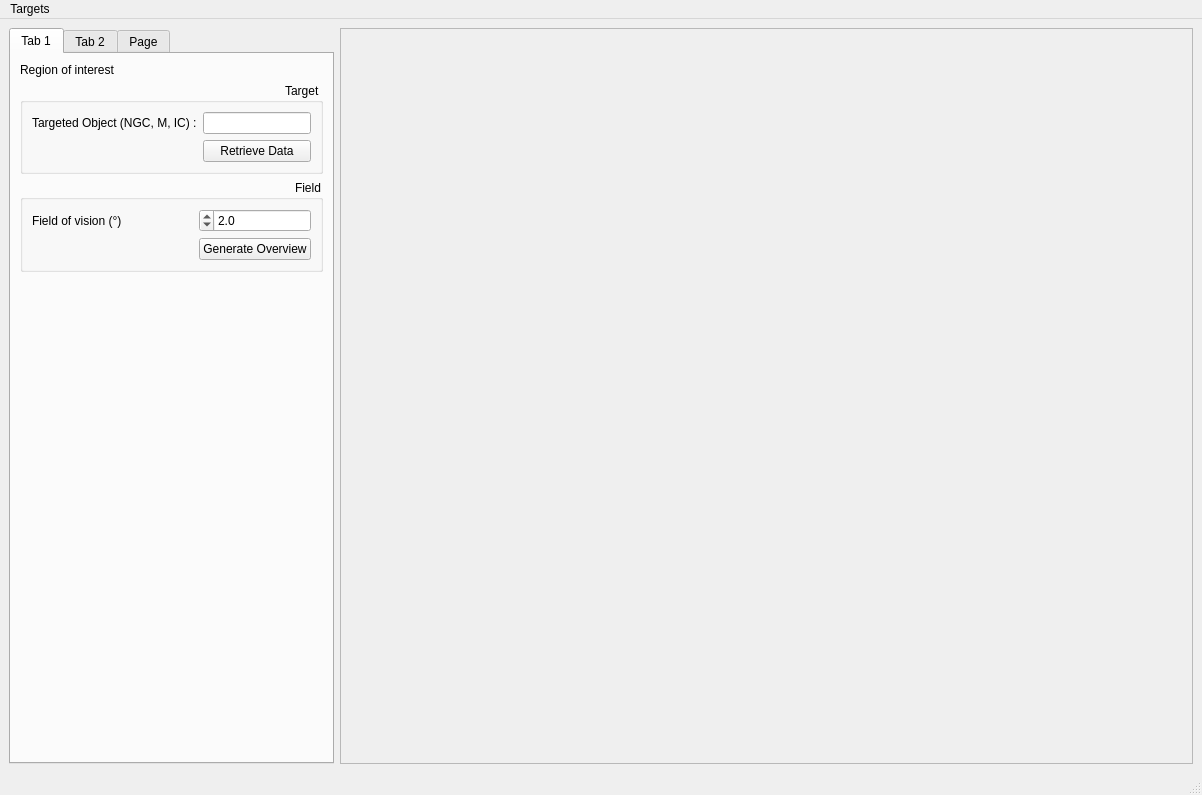
<?xml version="1.0" encoding="UTF-8"?>
<ui version="4.0">
 <class>MainWindow</class>
 <widget class="QMainWindow" name="MainWindow">
  <property name="geometry">
   <rect>
    <x>0</x>
    <y>0</y>
    <width>1202</width>
    <height>795</height>
   </rect>
  </property>
  <property name="windowTitle">
   <string>MainWindow</string>
  </property>
  <widget class="QWidget" name="centralwidget">
   <layout class="QGridLayout" name="gridLayout_9">
    <item row="0" column="0">
     <widget class="QTabWidget" name="tbw">
      <property name="sizePolicy">
       <sizepolicy hsizetype="Maximum" vsizetype="Expanding">
        <horstretch>0</horstretch>
        <verstretch>0</verstretch>
       </sizepolicy>
      </property>
      <property name="toolTip">
       <string>target specifications</string>
      </property>
      <property name="whatsThis">
       <string>&lt;html&gt;&lt;head/&gt;&lt;body&gt;&lt;p&gt;le deuxieme tab&lt;/p&gt;&lt;p&gt;&lt;br/&gt;&lt;/p&gt;&lt;/body&gt;&lt;/html&gt;</string>
      </property>
      <property name="currentIndex">
       <number>0</number>
      </property>
      <widget class="QWidget" name="targetOverview">
       <property name="sizePolicy">
        <sizepolicy hsizetype="Maximum" vsizetype="Preferred">
         <horstretch>0</horstretch>
         <verstretch>0</verstretch>
        </sizepolicy>
       </property>
       <property name="toolTip">
        <string>target definition</string>
       </property>
       <property name="whatsThis">
        <string>ohlala</string>
       </property>
       <property name="accessibleName">
        <string extracomment="commentaire">target Overview</string>
       </property>
       <property name="layoutDirection">
        <enum>Qt::RightToLeft</enum>
       </property>
       <attribute name="title">
        <string>Tab 1</string>
       </attribute>
       <layout class="QGridLayout" name="gridLayout_6">
        <item row="0" column="0">
         <widget class="QLabel" name="label_5">
          <property name="text">
           <string>Region of interest</string>
          </property>
         </widget>
        </item>
        <item row="3" column="0">
         <spacer name="verticalSpacer">
          <property name="orientation">
           <enum>Qt::Vertical</enum>
          </property>
          <property name="sizeHint" stdset="0">
           <size>
            <width>20</width>
            <height>459</height>
           </size>
          </property>
         </spacer>
        </item>
        <item row="1" column="0">
         <widget class="QGroupBox" name="gb_field">
          <property name="toolTip">
           <string>region of interest</string>
          </property>
          <property name="title">
           <string>Target</string>
          </property>
          <layout class="QGridLayout" name="gridLayout_4">
           <item row="0" column="0">
            <layout class="QGridLayout" name="gridLayout">
             <item row="0" column="0">
              <widget class="QLineEdit" name="le_target">
               <property name="toolTip">
                <string>&lt;html&gt;&lt;head/&gt;&lt;body&gt;&lt;p&gt;Object name, catalog prefix accepted :&lt;/p&gt;&lt;p&gt;IC: International Catalog&lt;/p&gt;&lt;p&gt;M: Messier&lt;/p&gt;&lt;p&gt;NGC: New General Catalog&lt;/p&gt;&lt;/body&gt;&lt;/html&gt;</string>
               </property>
              </widget>
             </item>
             <item row="0" column="1">
              <widget class="QLabel" name="label">
               <property name="text">
                <string>Targeted Object (NGC, M, IC) :</string>
               </property>
              </widget>
             </item>
             <item row="1" column="1">
              <spacer name="horizontalSpacer">
               <property name="orientation">
                <enum>Qt::Horizontal</enum>
               </property>
               <property name="sizeHint" stdset="0">
                <size>
                 <width>40</width>
                 <height>20</height>
                </size>
               </property>
              </spacer>
             </item>
             <item row="1" column="0">
              <widget class="QPushButton" name="pb_getData">
               <property name="toolTip">
                <string>Check if the object is known (Simbad)</string>
               </property>
               <property name="text">
                <string>Retrieve Data</string>
               </property>
              </widget>
             </item>
            </layout>
           </item>
          </layout>
         </widget>
        </item>
        <item row="2" column="0">
         <widget class="QGroupBox" name="gb_target">
          <property name="title">
           <string>Field</string>
          </property>
          <layout class="QGridLayout" name="gridLayout_3">
           <item row="0" column="0">
            <layout class="QGridLayout" name="gridLayout_2">
             <item row="0" column="0">
              <widget class="QDoubleSpinBox" name="dsb_visionField">
               <property name="toolTip">
                <string>Size of the region to acquire (°)</string>
               </property>
               <property name="decimals">
                <number>1</number>
               </property>
               <property name="minimum">
                <double>0.100000000000000</double>
               </property>
               <property name="singleStep">
                <double>0.100000000000000</double>
               </property>
               <property name="value">
                <double>2.000000000000000</double>
               </property>
              </widget>
             </item>
             <item row="0" column="1">
              <widget class="QLabel" name="label_2">
               <property name="text">
                <string>Field of vision (°)</string>
               </property>
              </widget>
             </item>
             <item row="1" column="1">
              <spacer name="horizontalSpacer_2">
               <property name="orientation">
                <enum>Qt::Horizontal</enum>
               </property>
               <property name="sizeHint" stdset="0">
                <size>
                 <width>40</width>
                 <height>20</height>
                </size>
               </property>
              </spacer>
             </item>
             <item row="1" column="0">
              <widget class="QPushButton" name="pb_generateOverview">
               <property name="toolTip">
                <string>Get an overview of the region of interest</string>
               </property>
               <property name="text">
                <string>Generate Overview</string>
               </property>
              </widget>
             </item>
            </layout>
           </item>
          </layout>
         </widget>
        </item>
       </layout>
      </widget>
      <widget class="QWidget" name="fitsSpecs">
       <property name="sizePolicy">
        <sizepolicy hsizetype="Maximum" vsizetype="Preferred">
         <horstretch>0</horstretch>
         <verstretch>0</verstretch>
        </sizepolicy>
       </property>
       <property name="toolTip">
        <string>fits files specs</string>
       </property>
       <attribute name="title">
        <string>Tab 2</string>
       </attribute>
       <layout class="QGridLayout" name="gridLayout_5">
        <item row="0" column="0">
         <widget class="QLabel" name="label_6">
          <property name="text">
           <string>Parameter of the expected tiles</string>
          </property>
         </widget>
        </item>
        <item row="1" column="0">
         <layout class="QGridLayout" name="gridLayout_7">
          <item row="3" column="1">
           <widget class="QPushButton" name="pb_calculateTiles">
            <property name="text">
             <string>Calculate tiles</string>
            </property>
           </widget>
          </item>
          <item row="4" column="0">
           <spacer name="horizontalSpacer_4">
            <property name="orientation">
             <enum>Qt::Horizontal</enum>
            </property>
            <property name="sizeHint" stdset="0">
             <size>
              <width>40</width>
              <height>20</height>
             </size>
            </property>
           </spacer>
          </item>
          <item row="1" column="0">
           <widget class="QLabel" name="label_3">
            <property name="text">
             <string>Resolution (seconds/pixel)</string>
            </property>
           </widget>
          </item>
          <item row="1" column="1">
           <widget class="QDoubleSpinBox" name="dsb_resolution">
            <property name="toolTip">
             <string>resolution in second par pixel</string>
            </property>
            <property name="decimals">
             <number>1</number>
            </property>
            <property name="minimum">
             <double>0.500000000000000</double>
            </property>
            <property name="maximum">
             <double>60.000000000000000</double>
            </property>
            <property name="singleStep">
             <double>0.100000000000000</double>
            </property>
            <property name="value">
             <double>2.000000000000000</double>
            </property>
           </widget>
          </item>
          <item row="2" column="0">
           <widget class="QLabel" name="label_4">
            <property name="text">
             <string>Cover percentage between tiles</string>
            </property>
           </widget>
          </item>
          <item row="2" column="1">
           <widget class="QSpinBox" name="dsb_percentCoverage">
            <property name="suffix">
             <string>%</string>
            </property>
            <property name="minimum">
             <number>1</number>
            </property>
            <property name="value">
             <number>10</number>
            </property>
           </widget>
          </item>
          <item row="3" column="0">
           <spacer name="horizontalSpacer_3">
            <property name="orientation">
             <enum>Qt::Horizontal</enum>
            </property>
            <property name="sizeHint" stdset="0">
             <size>
              <width>40</width>
              <height>20</height>
             </size>
            </property>
           </spacer>
          </item>
          <item row="4" column="1">
           <widget class="QPushButton" name="pb_previewTiles">
            <property name="text">
             <string>toggle tiles preview</string>
            </property>
           </widget>
          </item>
          <item row="0" column="0">
           <widget class="QLabel" name="label_11">
            <property name="text">
             <string>number of pixels</string>
            </property>
           </widget>
          </item>
          <item row="0" column="1">
           <widget class="QSpinBox" name="sb_nbPixels">
            <property name="toolTip">
             <string>Number of pixels of the individual image (square image)</string>
            </property>
            <property name="minimum">
             <number>100</number>
            </property>
            <property name="maximum">
             <number>8000</number>
            </property>
            <property name="singleStep">
             <number>100</number>
            </property>
            <property name="value">
             <number>2000</number>
            </property>
           </widget>
          </item>
         </layout>
        </item>
        <item row="2" column="0">
         <spacer name="verticalSpacer_2">
          <property name="orientation">
           <enum>Qt::Vertical</enum>
          </property>
          <property name="sizeHint" stdset="0">
           <size>
            <width>20</width>
            <height>40</height>
           </size>
          </property>
         </spacer>
        </item>
       </layout>
      </widget>
      <widget class="QWidget" name="dataDownload">
       <property name="sizePolicy">
        <sizepolicy hsizetype="Maximum" vsizetype="Preferred">
         <horstretch>0</horstretch>
         <verstretch>0</verstretch>
        </sizepolicy>
       </property>
       <property name="toolTip">
        <string>choice of survey</string>
       </property>
       <attribute name="title">
        <string>Page</string>
       </attribute>
       <layout class="QGridLayout" name="gridLayout_10">
        <item row="0" column="0">
         <widget class="QGroupBox" name="surveyParameters">
          <property name="title">
           <string>Parameters of the Survey</string>
          </property>
          <layout class="QGridLayout" name="gridLayout_8">
           <item row="2" column="0">
            <widget class="QLabel" name="label_9">
             <property name="text">
              <string>Survey Chanel 3</string>
             </property>
            </widget>
           </item>
           <item row="0" column="0">
            <widget class="QLabel" name="label_7">
             <property name="text">
              <string>Survey Chanel 1</string>
             </property>
            </widget>
           </item>
           <item row="4" column="1">
            <widget class="QPushButton" name="pb_selectFolder">
             <property name="text">
              <string>select Folder</string>
             </property>
            </widget>
           </item>
           <item row="1" column="0">
            <widget class="QLabel" name="label_8">
             <property name="text">
              <string>Survey Chanel 2</string>
             </property>
            </widget>
           </item>
           <item row="3" column="0">
            <widget class="QLabel" name="label_10">
             <property name="text">
              <string>Survey Chanel 4</string>
             </property>
            </widget>
           </item>
           <item row="2" column="1">
            <widget class="QComboBox" name="cb_surveyChannel3"/>
           </item>
           <item row="1" column="1">
            <widget class="QComboBox" name="cb_surveyChannel2"/>
           </item>
           <item row="0" column="1">
            <widget class="QComboBox" name="cb_surveyChannel1"/>
           </item>
           <item row="3" column="1">
            <widget class="QComboBox" name="cb_surveyChannel4"/>
           </item>
           <item row="5" column="1">
            <widget class="QPushButton" name="pb_importFits">
             <property name="text">
              <string>import Fits</string>
             </property>
            </widget>
           </item>
          </layout>
         </widget>
        </item>
        <item row="1" column="0">
         <spacer name="verticalSpacer_3">
          <property name="orientation">
           <enum>Qt::Vertical</enum>
          </property>
          <property name="sizeHint" stdset="0">
           <size>
            <width>20</width>
            <height>469</height>
           </size>
          </property>
         </spacer>
        </item>
       </layout>
      </widget>
     </widget>
    </item>
    <item row="0" column="1">
     <widget class="QFrame" name="frame">
      <property name="frameShape">
       <enum>QFrame::StyledPanel</enum>
      </property>
      <property name="frameShadow">
       <enum>QFrame::Raised</enum>
      </property>
     </widget>
    </item>
   </layout>
  </widget>
  <widget class="QMenuBar" name="menubar">
   <property name="geometry">
    <rect>
     <x>0</x>
     <y>0</y>
     <width>1202</width>
     <height>20</height>
    </rect>
   </property>
   <widget class="QMenu" name="menuTargets">
    <property name="title">
     <string>Targets</string>
    </property>
    <addaction name="actionLoad_Specs"/>
    <addaction name="actionSave_Specs"/>
    <addaction name="actionReset_Specs"/>
   </widget>
   <addaction name="menuTargets"/>
  </widget>
  <widget class="QStatusBar" name="statusbar"/>
  <action name="actionLoad_Specs">
   <property name="text">
    <string>Load Specs</string>
   </property>
   <property name="toolTip">
    <string>Load a specification for acquisition of a region of interest</string>
   </property>
  </action>
  <action name="actionSave_Specs">
   <property name="text">
    <string>Save Specs</string>
   </property>
   <property name="toolTip">
    <string>Save the current specifications for a later use</string>
   </property>
  </action>
  <action name="actionReset_Specs">
   <property name="text">
    <string>Reset Specs</string>
   </property>
   <property name="toolTip">
    <string>Reset the specifications for acquisition of a region of interest (working example)</string>
   </property>
  </action>
 </widget>
 <resources/>
 <connections/>
</ui>
